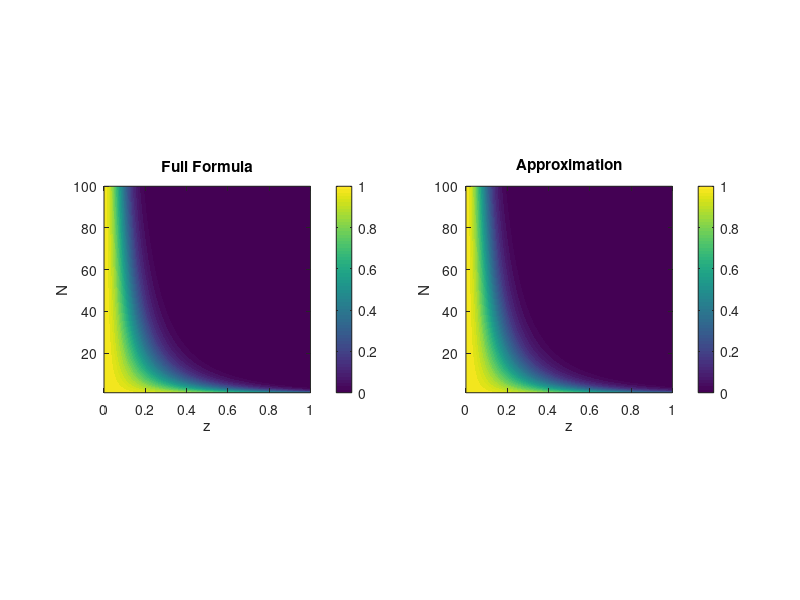

Write the MATLAB code that produced this figure.
%% Circular P-value and its approximation

z = linspace(0,1,99);
n = 1:100;


[pfull, papprox] = deal( zeros(length(n), length(z)) );

for ni = 1:length(n)
    for zi = 1:length(z)
        pfull(ni,zi) = exp(sqrt(1+4*n(ni) + 4*(n(ni)^2 - (n(ni)*z(zi))^2)) - (1+2*n(ni)));
        papprox(ni,zi) = exp( -n(ni)*z(zi)^2 );
    end
end

figure(1), clf
subplot(121)
contourf(z,n,pfull,40,'linecolor','none')
axis square, set(gca,'clim', [0 1])
xlabel('z'), ylabel('N')
colorbar
title('Full Formula')

subplot(122)
contourf(z,n,papprox,40,'linecolor','none')
axis square, set(gca,'clim', [0 1])
xlabel('z'), ylabel('N')
colorbar
title('Approximation')
